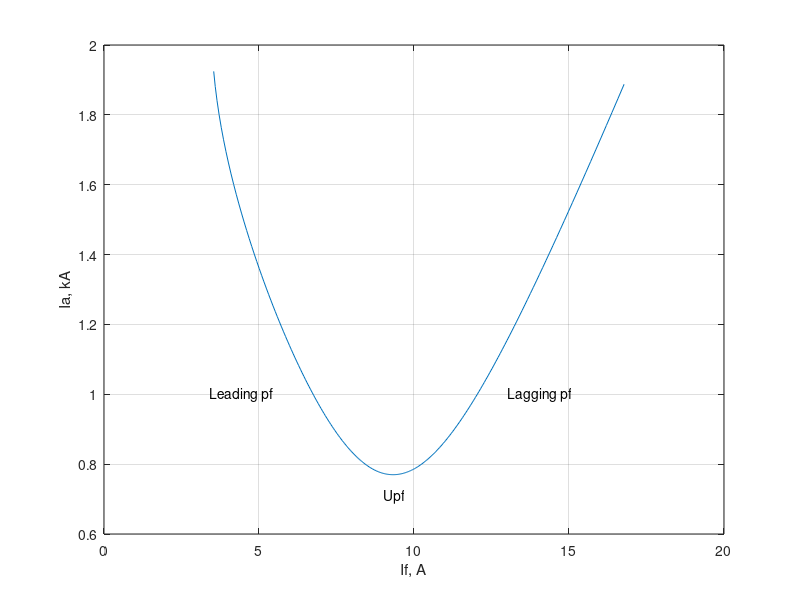

Reproduce this figure in MATLAB.
P = 40;                                           % real power, MW
V = 30/sqrt(3)+ j*0;                           % phase voltage, kV
Zs = j*9;                                  % synchronous impedance
ang = acos(0.4);
theta=ang:-0.01:-ang;   % Angle from 0.4 leading to 0.4 lagging pf
P= P*ones(1,length(theta));       % generates P array of same size
Iam = P./(3*abs(V)*cos(theta));             % current magnitude kA
Ia = Iam.*(cos(theta) + j*sin(theta));            % current phasor
E = V + Zs.*Ia;                        % excitation voltage phasor
Em = abs(E);                    % excitation voltage magnitude, kV
If = Em*1000/2000;                              % field current, A
plot(If, Iam), grid
xlabel('If, A'), ylabel('Ia, kA')
text(3.4, 1, 'Leading pf'), text(13, 1, 'Lagging pf')
text(9, .71, 'Upf')
